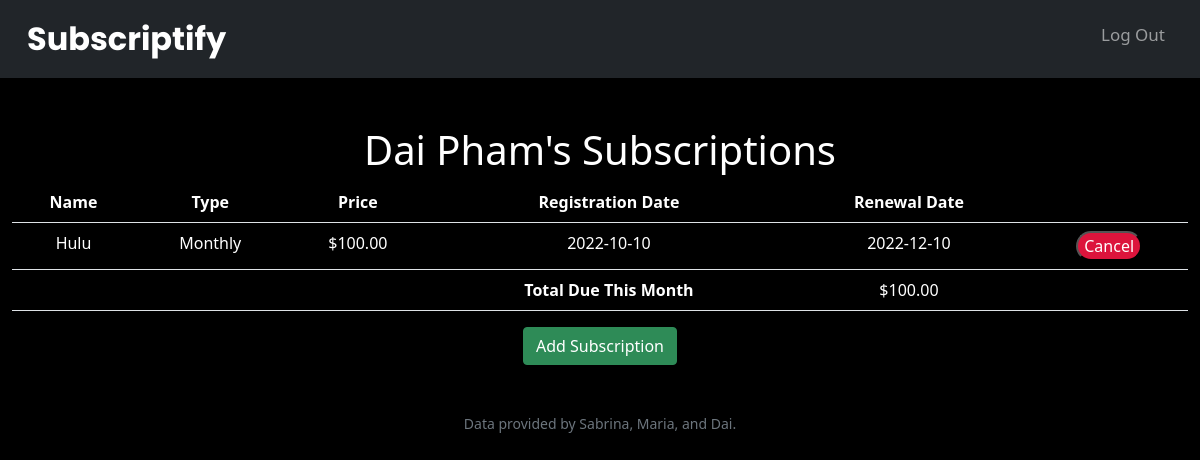
Screenshot of / (signed in) with the database file from the repository.
### tables this page shows
CREATE TABLE users (
id INTEGER NOT NULL,
firstname TEXT NOT NULL,
lastname TEXT NOT NULL,
email TEXT NOT NULL,
hash TEXT NOT NULL, code TEXT, verified BOOLEAN,
PRIMARY KEY(id)
);

CREATE TABLE transactions (
id INTEGER NOT NULL,
user_id INTEGER NOT NULL,
name TEXT NOT NULL,
type TEXT NOT NULL,
price NUMERIC NOT NULL,
reg_date DATETIME NOT NULL,
cancelled BOOLEAN NOT NULL,
PRIMARY KEY(id),
FOREIGN KEY (user_id) REFERENCES users(id)
);

### app.py (the view, shortened to what this page needs)
@app.route("/")
@login_required
def index():
    firstnames = db.execute("SELECT firstname FROM users WHERE id = ?", session["user_id"])
    lastnames = db.execute("SELECT lastname FROM users WHERE id = ?", session["user_id"])
    first_name = firstnames[0]["firstname"]
    last_name = lastnames[0]["lastname"]
    transactions_db = db.execute("SELECT * FROM transactions WHERE user_id = ? AND cancelled = ?", session["user_id"], 0)
    total = 0
    user_verified = db.execute("SELECT verified FROM users WHERE id = ?", session["user_id"])
    user_verified_bool = user_verified[0]["verified"]
    if user_verified_bool == 0:
            return apology("User not verified", 400)
    for entry in transactions_db:
        reg_date = datetime.strptime(entry["reg_date"],'%Y-%m-%d %H:%M:%S')
        ren_date = datetime.strptime(entry["reg_date"],'%Y-%m-%d %H:%M:%S')
        entry["ren_date"] = ren_date
        if entry["type"] == "Monthly":
            while ren_date < datetime.now():
                if ren_date.month == 12:
                    new_month = 1
                    new_year = ren_date.year + 1
                else:
                    new_month = ren_date.month + 1
                    new_year = ren_date.year
                if new_month == 2 and (reg_date.day == 29 or reg_date.day == 30 or reg_date.day == 31):
                    ren_date = ren_date.replace(month = new_month, year = new_year, day = 28)
                elif (new_month == 4 or new_month == 6 or new_month == 9 or new_month == 11) and (reg_date.day == 31):
                    ren_date = ren_date.replace(month = new_month, year = new_year, day = 30)
                else:
                    ren_date = ren_date.replace(month = new_month, year = new_year, day = reg_date.day)
            entry["ren_date"] = ren_date
            total += entry["price"]
        else:
            entry["ren_date"] = ren_date + timedelta(days = int(entry["type"]))
            entry["type"] = "Free Trial"
        entry["reg_date"] = datetime.strptime(entry["reg_date"],'%Y-%m-%d %H:%M:%S').date()
        entry["ren_date"] = entry["ren_date"].date()
    return render_template("index.html", firstname=first_name, lastname=last_name, transactions=transactions_db, total=total)

### app.py (called while the page is built)
@app.after_request
def after_request(response):
    response.headers["Cache-Control"] = "no-cache, no-store, must-revalidate"
    response.headers["Expires"] = 0
    response.headers["Pragma"] = "no-cache"
    return response

### helpers.py (called while the page is built)
def login_required(f):
    @wraps(f)
    def decorated_function(*args, **kwargs):
        if session.get("user_id") is None:
            return redirect("/login")
        return f(*args, **kwargs)
    return decorated_function\

def usd(value):
    return f"${value:,.2f}"

### sql.py (called while the page is built, shortened)
def _enable_logging(f):
    import logging
    import functools
    import os
    @functools.wraps(f)
    def decorator(*args, **kwargs):
        try:
            import flask
        except ModuleNotFoundError:
            return f(*args, **kwargs)
        disabled = logging.getLogger("cs50").disabled
        if flask.current_app and os.getenv("FLASK_ENV") == "development":
            logging.getLogger("cs50").disabled = False
        try:
            return f(*args, **kwargs)
        finally:
            logging.getLogger("cs50").disabled = disabled
    return decorator

def _parse_placeholder(token):
    import re
    import sqlparse
    if not isinstance(token, sqlparse.sql.Token) or token.ttype != sqlparse.tokens.Name.Placeholder:
        raise TypeError()
    if token.value == "?":
        return "qmark", None

    def _disconnect(self):
        if hasattr(_data, self._name()):
            getattr(_data, self._name()).close()
            delattr(_data, self._name())

    def _name(self):
        return str(hash(self))

        def connect(dbapi_connection, connection_record):
            if type(dbapi_connection) is sqlite3.Connection:  # If back end is sqlite
                cursor = dbapi_connection.cursor()
                cursor.execute("PRAGMA foreign_keys=ON")
                cursor.close()

### templates/index.html (shortened to what this page needs)
{% extends "layout.html" %}
{% block main %}
<h1>{{ firstname }} {{ lastname }}'s Subscriptions</h1>
        <table class="table">
            <tr>
                <th>Name</th>
                <th>Type</th>
                <th>Price</th>
                <th>Registration Date</th>
                <th>Renewal Date</th>
                <th></th>
            </tr>
            {% for entry in transactions %}
            <div class="container">
                <tr>
                    <td>{{ entry['name'] }}</td>
                    <td>{{ entry['type'] }}</td>
                    <td>{{ entry['price'] | usd }}</td>
                    <td>{{ entry['reg_date'] }}</td>
                    <td>{{ entry['ren_date'] }}</td>
                    <td>
                        <button class="cancel" onclick="openPopup()">Cancel</button>
                    </td>
                </tr>
            {% endfor %}
            <tr>
                <td></td>
                <td></td>
                <td></td>
                <td><strong>Total Due This Month</strong></td>
                <td>{{ total | usd }}</td>
                <td></td>
            </tr>
        </table>
        <a href="/add"><button class="btn btn-primary" type="submit">Add Subscription</button></a>
{% endblock %}

### static/styles.css (style rules this page uses)
body { color: white; background-color: black; }
.table { color:white; }
a { text-decoration: none; }
.btn { background-color:seagreen; border-color:seagreen; text-decoration: none; }
.cancel { background-color:crimson; color:white; border-radius: 30px; }

### rows the page displays
users: firstname "Dai", lastname "Pham"
transactions: name "Hulu", type "Monthly", price "$100.00", reg_date "2022-10-10", ren_date "2022-12-10"

### other values shown
{{ total | usd }} "$100.00"
